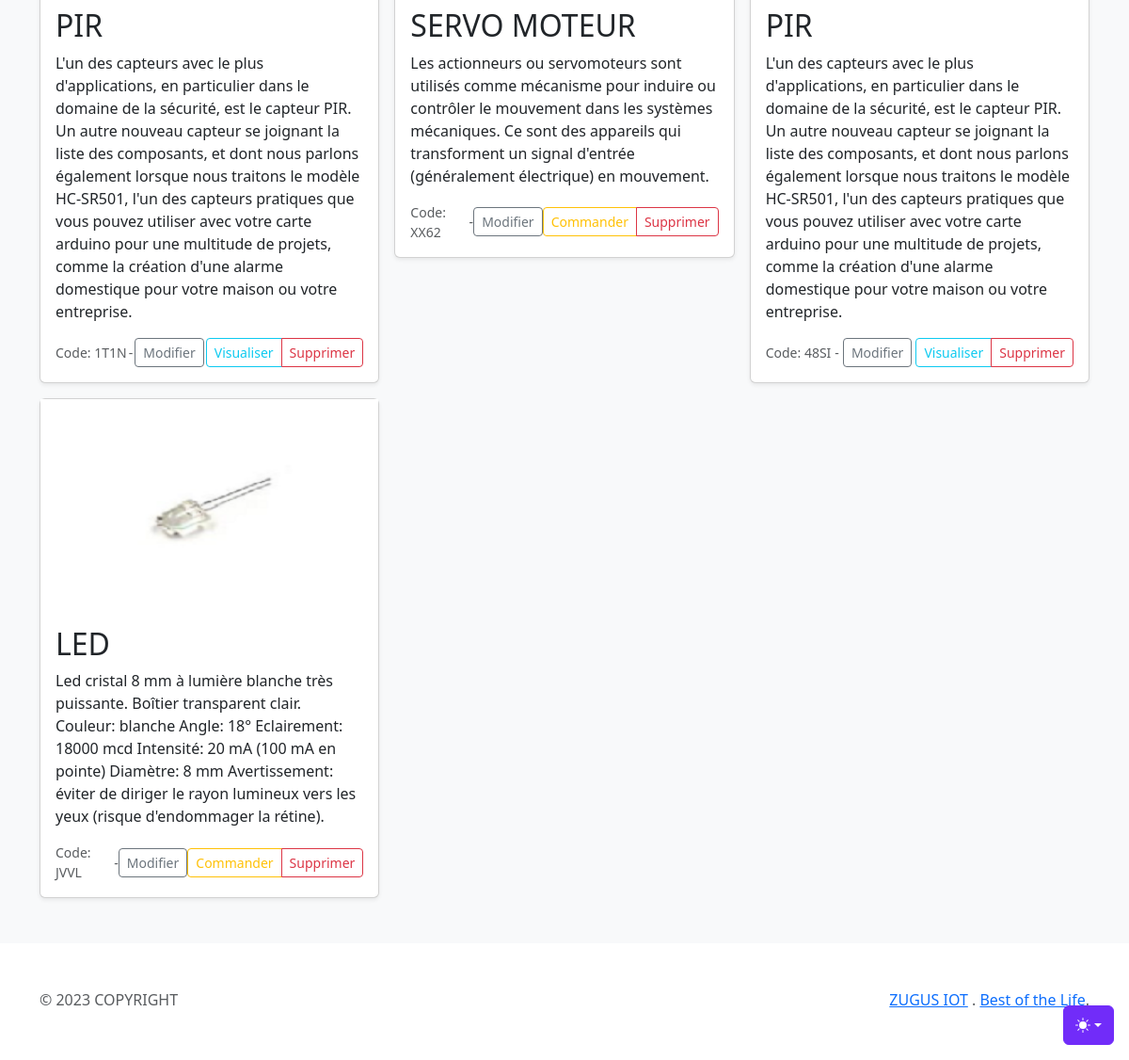
The page /accounts/customer_dispositif (signed in, lower part) on the database as committed earlier.
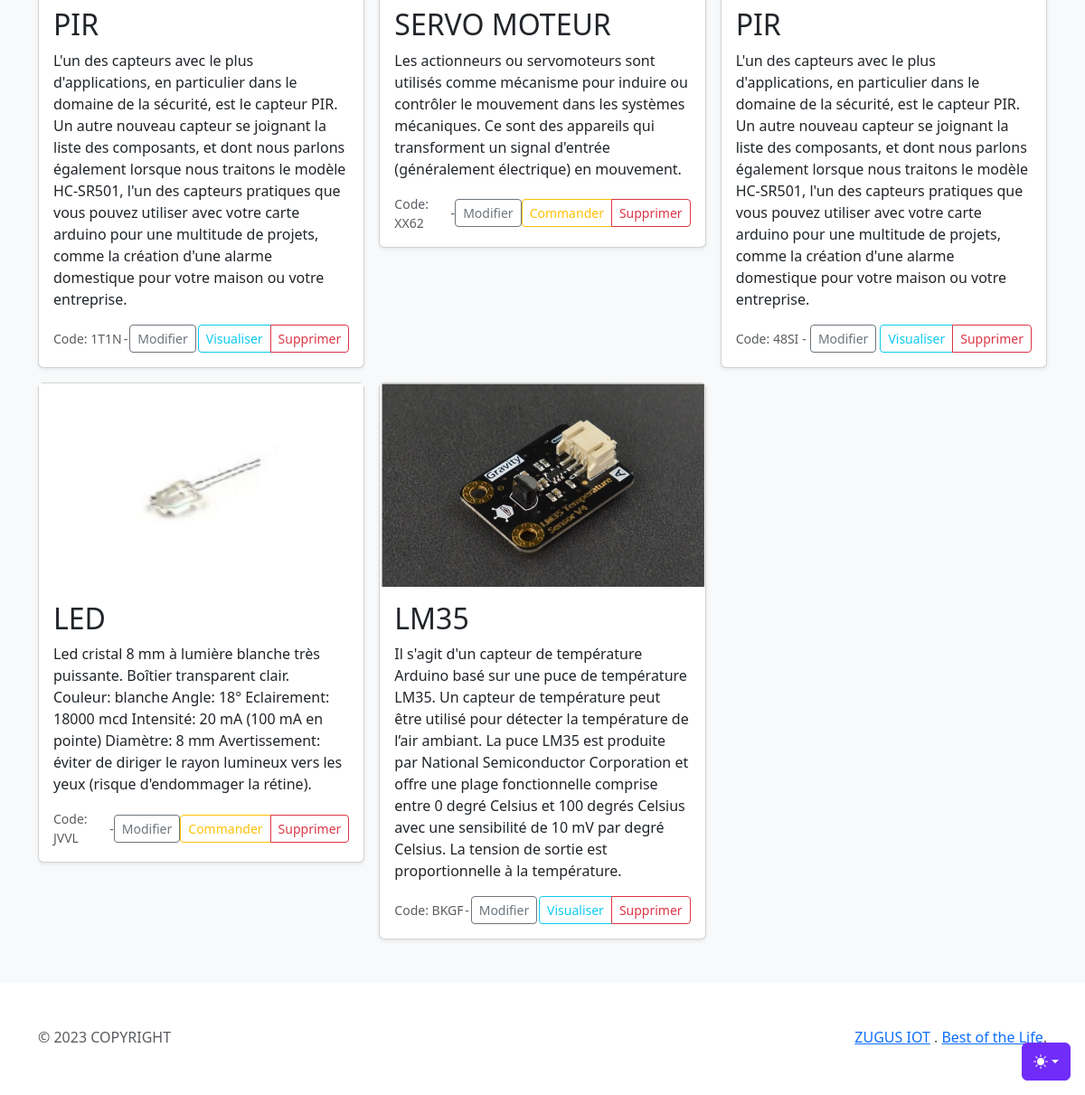
The same page on the database as committed later.
### account/models.py (models this page shows, shortened)
class UserDispositif(models.Model):
    user = models.ForeignKey(settings.AUTH_USER_MODEL, on_delete=models.CASCADE)
    dispositif = models.ForeignKey(Dispositif, on_delete=models.CASCADE)
    code = models.CharField(max_length=4, blank=True)
    localisation = models.CharField(max_length=200, blank=True)  # Ajout du champ localisation

class Dispositif(models.Model):
    TYPE_CAPTEUR = 'CAPTEUR'
    TYPE_ACTUATEUR = 'ACTUATEUR'
    TYPE_CHOICES = (
        (TYPE_CAPTEUR, 'Capteur'),
        (TYPE_ACTUATEUR, 'Actuateur'),
    )
    id_dispositif = models.AutoField(primary_key=True)
    nom = models.CharField(max_length=200)
    type = models.CharField(max_length=200,choices=TYPE_CHOICES,default=TYPE_CAPTEUR)
    image = models.ImageField(upload_to='images/')  # Configuration des medias
    description = models.TextField()
    localisation = models.CharField(max_length=200, blank=True)
    code = models.CharField(max_length=4, blank=True)

### account/views.py (the view)
# urls.py: path('customer_dispositif', mes_dispositifs, name='liste_dispositifs_utilisateur'),
@login_required
def mes_dispositifs(request):
    user_dispositifs = UserDispositif.objects.filter(user=request.user)
    return render(request, 'account/mes_dispositifs.html', {'user_dispositifs': user_dispositifs})

### account/templates/account/mes_dispositifs.html (shortened to what this page needs)
{% extends './base.html' %}
            {% block content %}
            <div class="album py-5 bg-body-tertiary">
                <div class="container">
                  <div class="row row-cols-1 row-cols-sm-2 row-cols-md-3 g-3">
                    {% if user_dispositifs %}
                        {% for ud in user_dispositifs %}
                            <div class="col">
                            <div class="card shadow-sm">
                            <img src="{{ ud.dispositif.image.url }}"  width="100%" height="225" alt="{{ ud.dispositif.nom}}">
                            <div class="card-body">
                            <h2>{{ ud.dispositif.nom }}</h2>
                            <p class="card-text">{{ ud.dispositif.description }}</p>
                            <div class="d-flex justify-content-between align-items-center">
                            <small class="text-muted">Code: {{ ud.code }}</small>
                            <small class="text-muted">- {{ ud.localisation }}</small>
                            <a href="{% url 'modifier_dispositif' ud.id %}" class="btn btn-outline-secondary btn-sm">Modifier</a>
                            <div class="btn-group">
                                {% if ud.dispositif.type == "CAPTEUR" %}
                                <a href="{% url 'visualiser_capteur' ud.id %}" class="btn btn-outline-info btn-sm">Visualiser</a>
                                {% else %}
                                <button type="button" class="btn btn-sm btn-outline-warning">Commander</button>
                                {% endif %}
                                <a href="{% url 'supprimer_dispositif' ud.id %}" class="btn btn-outline-danger btn-sm">Supprimer</a>
                            </div>
                            </div>
                            </div>
                            </div>
                            </div>
                        {% endfor %}
                    {% else %}
                        <p>Vous n'avez pas encore choisi de dispositifs.</p>
                    {% endif %}
                </div>
                </div>
                </div>
            {% endblock %}

Rows that differ between the two databases and show on the page:
added UserDispositif: dispositif.image (picture), dispositif.nom "LM35", dispositif.description "Il s'agit d'un capteur de température Arduino basé sur une puce de température LM35. Un capteur de température peut être utilisé pour détecter la température de l’air ambiant. La puce LM35 est produite par National Semiconductor Corporation et offre une plage fonctionnelle comprise entre 0 degré Celsius et 100 degrés Celsius avec une sensibilité de 10 mV par degré Celsius. La tension de sortie est proportionnelle à la température.", code "BKGF", shows "Visualiser"
